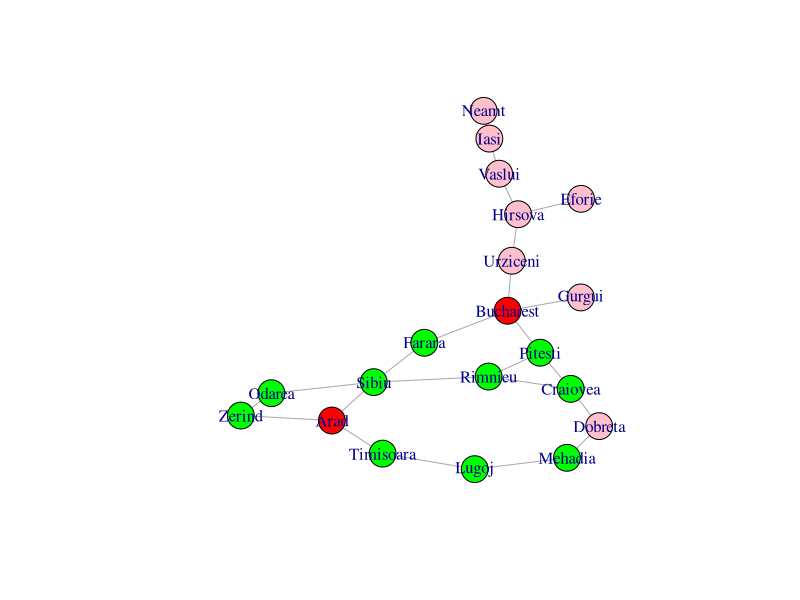

Reproduce this figure in R.
library(igraph)
library(stringr)
bfs<-function(start,goal){
  open<-c()
  closed<-c()
  i<-1
  j<-1
  open[1]<-start
  while(!is.null(open[1])){
    n<-open[1]
    print(n)
    if(n==goal){
      closed[j]<-n
      open=open[-1]
      print(open)
      break
    }
    closed[j]<-open[i]
    j<-j+1
    neighbor=c()
    k<-1
    len<-length(adjList[open[i]][[1]])
    for(val in 1:len){
      neighbor[k]<-adjList[open[i]][[1]][val]
      k<-k+1
    }
    cat("Neighbors of  ",open[i],"are ",neighbor,"\n")
    neighbor<-neighbor[!neighbor %in% open]
    neighbor<-neighbor[!neighbor %in% closed]
    open<-open[-1]
    open<-append(open,neighbor)
    print(open)
    
  }
  return(closed)
}
adjList<-list(c('Timisoara','Sibiu','Zerind'),
              c('Arad', 'Odarea'),
              c('Zerind','Sibiu'),
              c('Lugoj', 'Arad'),
              c('Mehadia', 'Timisoara'),
              c('Dobreta', 'Lugoj'),
              c('Craiovea', 'Mehadia'),
              c('Pitesti','Rimnieu', 'Dobreta'),
              c('Craiovea','Bucharest','Rimnieu'),
              c('Craiovea','Pitesti', 'Sibiu'),
              c('Rimnieu','Farara','Odarea', 'Arad'),
              c('Bucharest', 'Sibiu'),
              c('Gurgui','Urziceni', 'Farara','Pitesti'),
              c('Bucharest','Hirsova'),
              c('Urziceni','Eforie', 'Vaslui'),
              'Hirsova',
              c('Hirsova','Iasi'),
              c('Vaslui', 'Neamt'),
              'Iasi',
              'Bucharest')
names(adjList)<-c('Arad',
                  'Zerind',
                  'Odarea',
                  'Timisoara',
                  'Lugoj',
                  'Mehadia',
                  'Dobreta',
                  'Craiovea',
                  'Pitesti',
                  'Rimnieu',
                  'Sibiu',
                  'Farara',
                  'Bucharest',
                  'Urziceni',
                  'Hirsova',
                  'Eforie',
                  'Vaslui',
                  'Iasi',
                  'Neamt',
                  'Gurgui')
graph<-stack(adjList)
#plot(g,directed=FALSE)
visited<-bfs('Arad','Bucharest')
print(visited)
temp<-as.data.frame(graph)
x<-paste(temp$values,temp$ind,sep=",")
temp$y = unname(sapply(x, function(x) {
  paste(sort(str_trim(strsplit(x[1], ',')[[1]])), collapse=',')} ))
temp<-temp[!duplicated(temp$y), ]
temp<-temp[,-3]
temp<-graph.data.frame(temp,directed=FALSE)
V(temp)$color<-"pink"
for(i in 1:length(visited)){
  V(temp)[visited[i]]$color<-"green"
}
V(temp)["Arad"]$color<-"red"
V(temp)["Bucharest"]$color<-"red"
plot(temp)